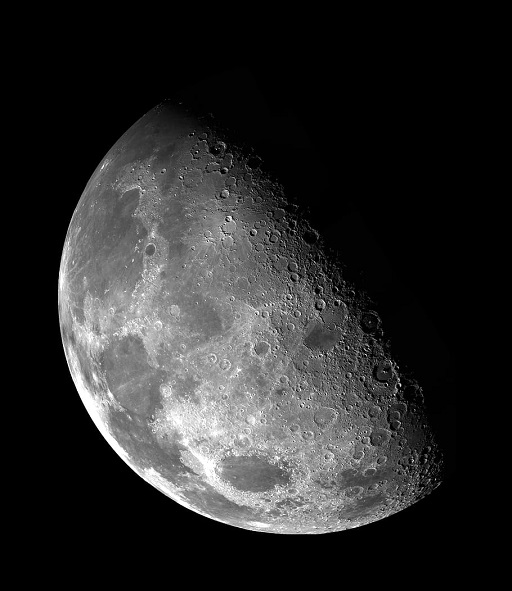
#> input picture Image Processing using OpenCV/images/moon.jpg, 512 x 591 px
$ jupyter execute 'DIP-10 Dilation.ipynb'
#> lines starting #> are read from the running program, lines starting #| are printed output that depends on the picture; after the words box and inside, x2 and y2 are one past the last pixel; in counts of white or black regions, pixels touching at a corner belong together
[cell 1]
import cv2
import math
import numpy as np
import matplotlib.pyplot as plt
from copy import deepcopy as dpc

# stucturing element
se = np.array([[1,1,1],
               [1,1,1],
               [1,1,1]])

se_r = se.shape[0]
se_c = se.shape[1]
pad = math.floor(se_r/2)

inputimg = cv2.imread('images/moon.jpg')
#> inputimg is the input picture: shape (591, 512, 3); min 0, max 255, mean 42.8
grayimg = cv2.cvtColor(dpc(inputimg), cv2.COLOR_BGR2GRAY)
(treash, binaryimg) = cv2.threshold(grayimg, 100, 255, cv2.THRESH_BINARY)
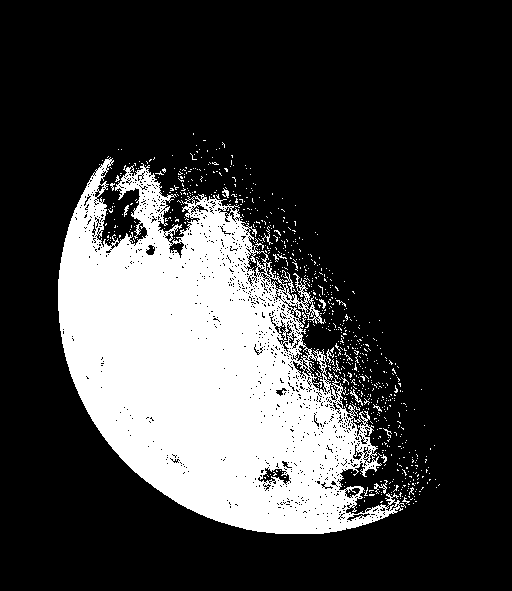
#> binaryimg: shape (591, 512); 23.8% white; 744 white regions (729 under 20 px), largest, box (x1, y1, x2, y2) and area: (58, 157, 406, 534) 69594, (374, 480, 388, 494) 63, (350, 389, 363, 406) 50

binaryimg = binaryimg / 255
img_r = binaryimg.shape[0]
#> img_r = 591
img_c = binaryimg.shape[1]
#> img_c = 512
outputimg = np.zeros_like(binaryimg)

# dilation
for i in range(img_r - math.ceil(se_r/2)):
    for j in range(img_c - math.ceil(se_c/2)):
        some_match = False
        for x in range(se_r):
            for y in range(se_c):
                if binaryimg[i+x][j+y] == se[x][y] and se[x][y] == 1:
                    some_match = True
                    break
        if some_match:
            outputimg[i+pad][j+pad] = 1
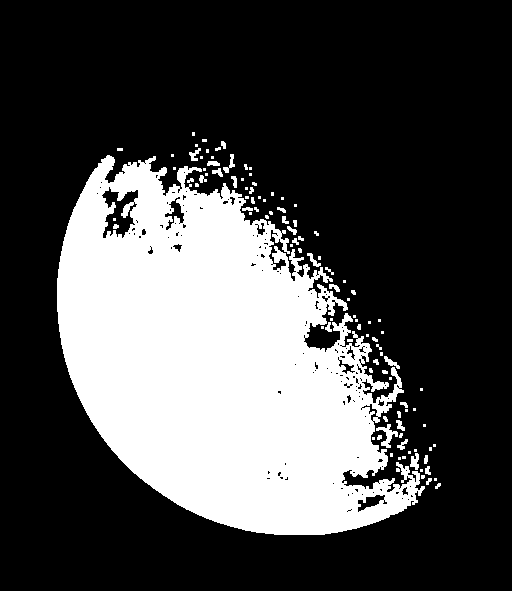
#> outputimg: shape (591, 512) float64; values 0 (black) and 1 (white), 29.1% white; 107 white regions (66 under 20 px), largest, box (x1, y1, x2, y2) and area: (57, 155, 425, 535) 85652, (376, 424, 398, 448) 195, (410, 453, 419, 470) 100

plt.title('Binary image histogram')
plt.hist(binaryimg.ravel(), 2, [0, 2])
plt.show()
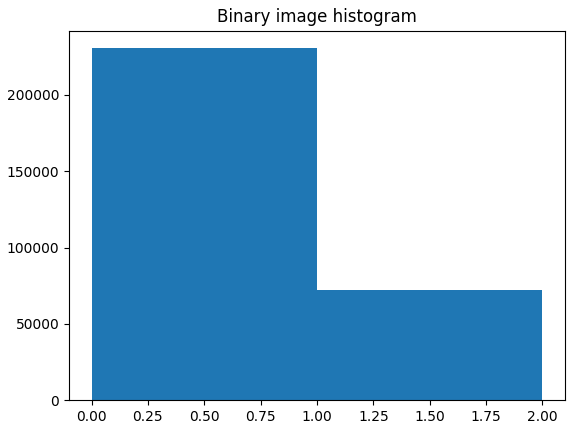
#> figure drawn by matplotlib, 1 panel

plt.title('Output image histogram')
plt.hist(outputimg.ravel(), 2, [0, 2])
plt.show()
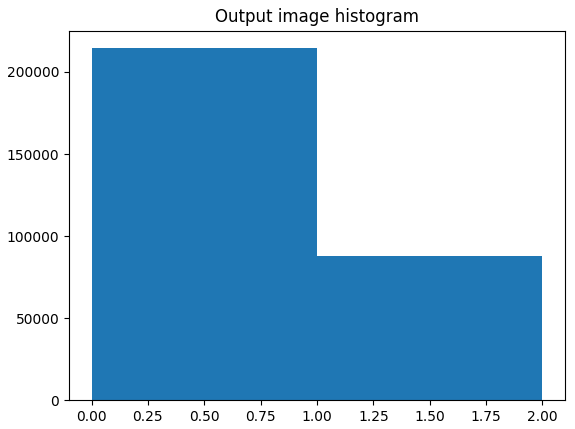
#> figure drawn by matplotlib, 1 panel

cv2.imshow('Binary Image', binaryimg)
cv2.imshow('Output image [Dilation]', outputimg)
cv2.waitKey(0)
cv2.destroyAllWindows()

$ run again, with Image Processing using OpenCV/images/phone_pepper.png saved as Image Processing using OpenCV/images/moon.jpg
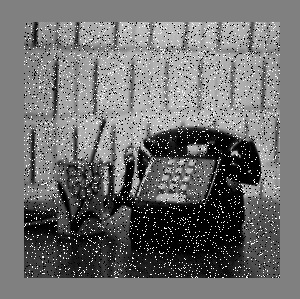
#> input picture Image Processing using OpenCV/images/phone_pepper.png, 300 x 299 px
#> inputimg is the input picture: shape (299, 300, 3); min 0, max 255, mean 111.3
#> `(treash, binaryimg) = cv2.threshold(grayimg, 100, 255, cv2.THRESH_BINA..`:
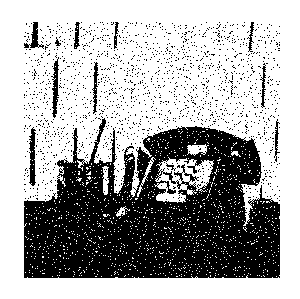
#> binaryimg: shape (299, 300); 66% white; 1567 black regions (1555 under 20 px), largest, box (x1, y1, x2, y2) and area: (24, 118, 280, 278) 27018, (29, 127, 36, 186) 270, (51, 57, 59, 118) 243
#> `plt.show()`:
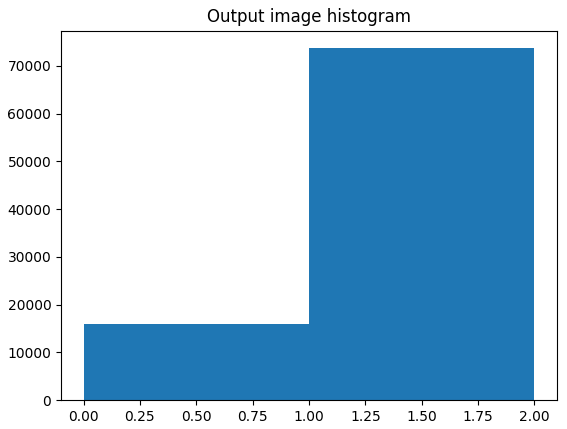
#> figure drawn by matplotlib, 1 panel
